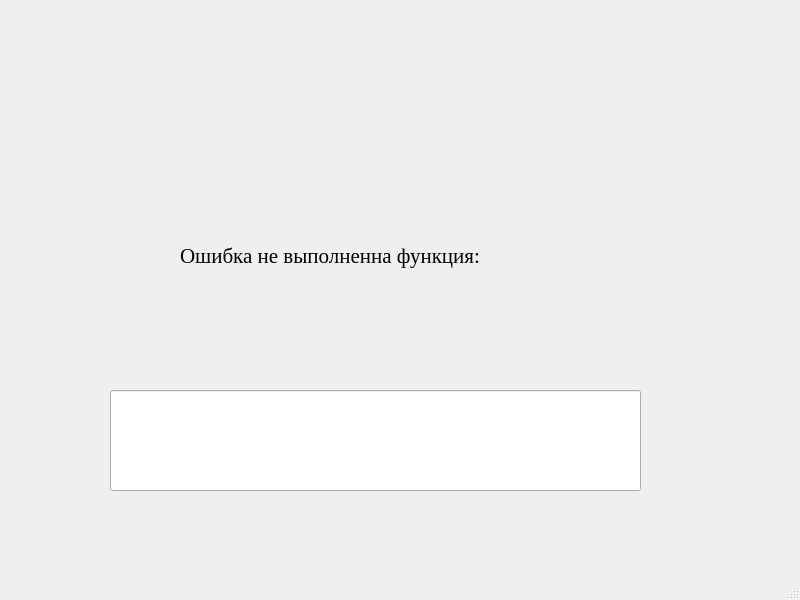
<?xml version="1.0" encoding="UTF-8"?>
<ui version="4.0">
 <class>Error</class>
 <widget class="QMainWindow" name="Error">
  <property name="geometry">
   <rect>
    <x>0</x>
    <y>0</y>
    <width>800</width>
    <height>600</height>
   </rect>
  </property>
  <property name="windowTitle">
   <string>MainWindow</string>
  </property>
  <widget class="QWidget" name="centralwidget">
   <widget class="QLineEdit" name="lineEdit">
    <property name="geometry">
     <rect>
      <x>110</x>
      <y>390</y>
      <width>531</width>
      <height>101</height>
     </rect>
    </property>
    <property name="font">
     <font>
      <family>Times New Roman</family>
      <pointsize>16</pointsize>
     </font>
    </property>
   </widget>
   <widget class="QLabel" name="label">
    <property name="geometry">
     <rect>
      <x>180</x>
      <y>180</y>
      <width>391</width>
      <height>151</height>
     </rect>
    </property>
    <property name="font">
     <font>
      <family>Times New Roman</family>
      <pointsize>16</pointsize>
     </font>
    </property>
    <property name="text">
     <string>Ошибка не выполненна функция:</string>
    </property>
   </widget>
  </widget>
  <widget class="QMenuBar" name="menubar">
   <property name="geometry">
    <rect>
     <x>0</x>
     <y>0</y>
     <width>800</width>
     <height>21</height>
    </rect>
   </property>
  </widget>
  <widget class="QStatusBar" name="statusbar"/>
 </widget>
 <resources/>
 <connections/>
</ui>
